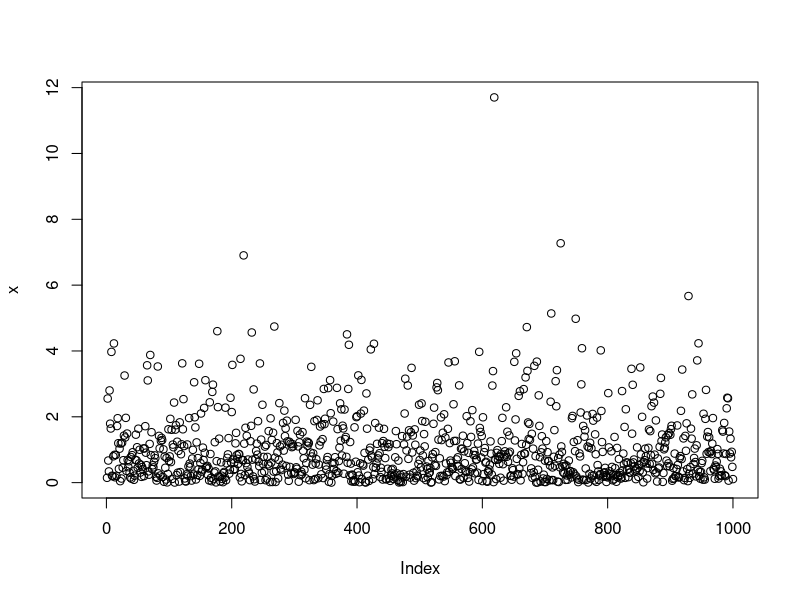

This figure's R source: (Note: this script raises an error after producing the figure.)
## ---- chunk 1
knitr::opts_chunk$set(echo = TRUE)
## ---- chunk 2
#Running some R code.
x = rexp(1000)  
min(x)  
max(x)  
plot(x)  
## ---- chunk 3
knitr::include_graphics("../figures/DEG_heatmap.png")
## ---- chunk 4
knitr::include_graphics("https://upload.wikimedia.org/wikipedia/commons/7/72/Snodgrass_common_household_roaches.png")
## ---- chunk 5
library(ggplot2)
mtcars_ggplot = ggplot(mtcars, aes(x=wt, y=mpg)) + 
geom_point() + geom_smooth()
mtcars_ggplot
## ---- chunk 6
boxplot(1:10)
plot(rnorm(10))
## ---- chunk 7
#Default R printout (ugly)
print(head(mtcars))

#With kable function from knitr (better looking)
knitr::kable(head(mtcars),digits =1,caption = "A motorcars table")
